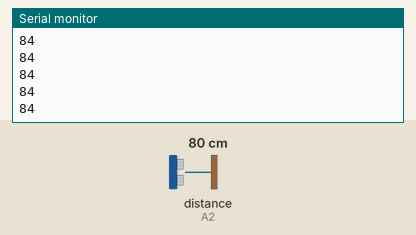
Recording of a sketch running on a simulated Arduino Uno, built with avr-gcc and run on an emulated ATmega328P. On the bench: the last lines printed to the serial monitor. Wiring (inferred from the names in the program): ultrasonic range finder: trigger A1; echo A2. Inputs (shaded band) come from the test bench; at power-on: distance to the obstacle (sensor on A2) 80 cm. The echo pulse lasts 58.3 µs per cm.

Above: at 1.2 s.
1.3 s: distance to the obstacle (sensor on A2) set to 2 cm
At 2.1 s:
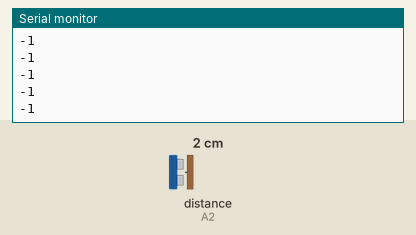
2.8 s: distance to the obstacle (sensor on A2) set to 4 cm
At 3.8 s:
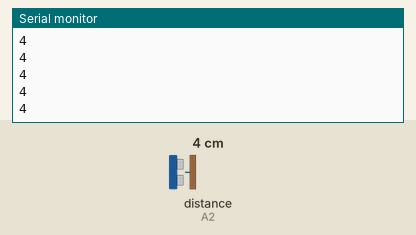
Timing chart, 0 to 5.8 s (numbered marks = the images above; inputs shaded):
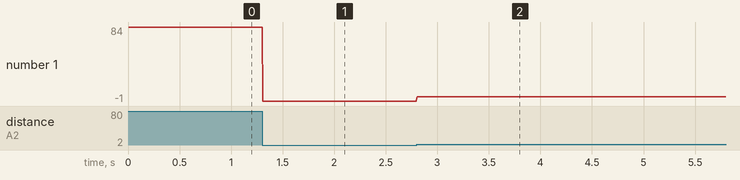

The sketch:

vs_mecanum_agv_ultrasonic.ino
```cpp
#define __ultrasonic_front_trig A1
#define __ultrasonic_front_echo A2
#define __ultrasonic_back_vcc A5
#define __ultrasonic_back_trig A4
#define __ultrasonic_back_echo A3


int ultrasonic_front() {
	int us_micro, us_dist;

	digitalWrite(__ultrasonic_front_trig, LOW);
	delayMicroseconds(2);
	digitalWrite(__ultrasonic_front_trig, HIGH);
	delayMicroseconds(10);
	digitalWrite(__ultrasonic_front_trig, LOW);

	us_micro = pulseIn(__ultrasonic_front_echo, HIGH);
	us_dist = us_micro / 27.6233 / 2;
	if (us_dist > 1.80 && us_dist < 1000.00) {
		delayMicroseconds(10);
		return us_dist;
	}
	return -1;
}

void setup() {
	pinMode(__ultrasonic_front_trig, OUTPUT);
	pinMode(__ultrasonic_front_echo, INPUT);
}

void loop() {
	Serial.begin(9600);
	Serial.println(ultrasonic_front());
	Serial.end();
}
```

Measured:
- after the input at 1.3 s, the serial monitor: prints a new line at once (image 1)
- after the input at 2.8 s, the serial monitor: prints a new line at once (image 2)
- plotted number 1: 84 → -1 after the input at 1.3 s, -1 → 4 after the input at 2.8 s
